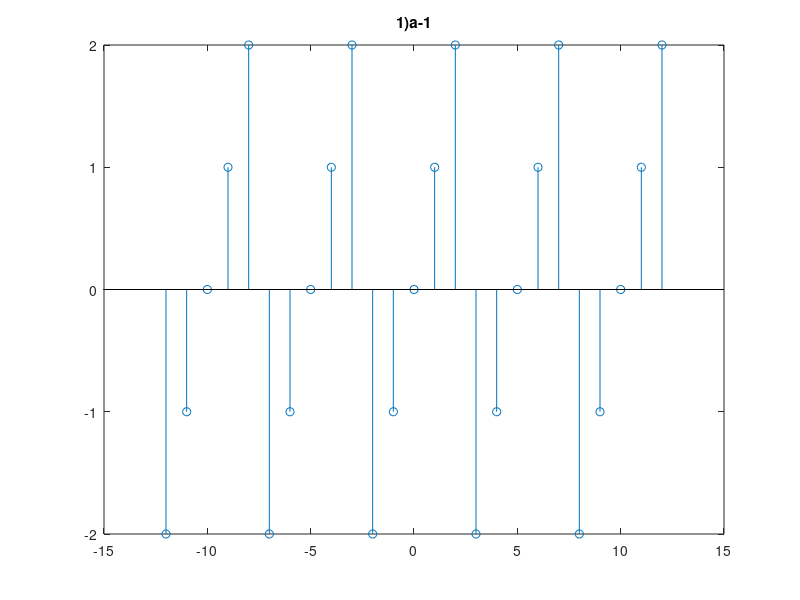

This figure's MATLAB source: (Note: this script raises an error after producing the figure.)
%1
%a-1
n1=[-12:12]
x1=[-2,-1,0,1,2];
x1=[x1 x1 x1 x1 x1];
figure('Name','1)a-1')
stem(n1,x1)
title('1)a-1')

%a-2
n2=[0:21];
e=exp(0.1*n2);
x52=e.*(stepseq(0,0,21)-stepseq(20,0,21));
nt=[-22:43]
x52=[x52 x52 x52];
figure('Name','1)a-2')
stem(nt,x52)
title('1)a-2')

%a-3
n3=[0:11]
s=sin(0.1*pi*n3);
x3=s.*(stepseq(0,0,11)-stepseq(10,0,11));
%figure(3)
%stem(n3,x3)
nt1=[-12:35]
x3=[x3 x3 x3 x3];
figure('Name','1)a-3')
stem(nt1,x3)
title('1)a-3')

%a-4
n4=[0:24]
x4_1=[1, 2, 3]
x4_2=[1 ,2 ,3, 4]
x4_1=[x4_1 x4_1 x4_1 x4_1 x4_1 x4_1 x4_1 x4_1 x4_1 x4_1]
x4_2=[x4_2 x4_2 x4_2 x4_2 x4_2 x4_2 x4_2]
x4=x4_1(1:25)+x4_2(1:25);
figure('Name','1)a-4')
stem(n4,x4)
title('1)a-4')

%b-1
n5=[-3:3]
x5=[2,4,-3,1,-5,4,7]
[x51,n51]=sigshift(x5,n5,3);
[x52,n52]=sigshift(x5,n5,-4);
%[x53,n53]=sigshift(x5,n5,0);
[x54,n54]=sigadd(2*x51,n51,3*x52,n52);
[x55,n55]=sigadd(x54,n54,-x5,n5);
figure('Name','1)b-1')
stem(n55,x55)
title('1)b-1')


%b-2
[x61,n61]=sigshift(x5,n5,-4);
[x62,x62]=sigshift(x5,n5,-5);
[x63,n63]=sigadd(4*x61,n61,5*x62,x62);
[x64,n64]=sigadd(x63,n63,2*x5,n5);
figure('Name','1)b-2')
stem(n64,x64)
title('1)b-2')

%b-3
[x71,n71]=sigshift(x5,n5,-3);
[x72,n72]=sigshift(x5,n5,2);
[x73,n73]=sigshift(x5,n5,1);
[x74,n74]=sigshift(x5,n5,-1);
[x75,n75]=sigmult(x71,n71,x72,n72);
[x76,n76]=sigmult(x73,n73,x74,n74);
[x77,n77]=sigadd(x75,n75,x76,n76);
figure('Name','1)b-3')
stem(n77,x77)
title('1)b-3')

%b-4
ntt=[-10:10]
x81=2*exp(0.5*ntt);
x82=cos(0.1*pi*ntt);
[x83,n83]=sigshift(x5,n5,-2);
[x84,n84]=sigmult(x81,ntt,x5,n5);
[x85,n85]=sigmult(x82,n84,x83,n83);
[x86,n86]=sigadd(x84,n84,x85,n85);
figure('Name','1)b-4')
stem(n86,x86)
title('1)b-4')











